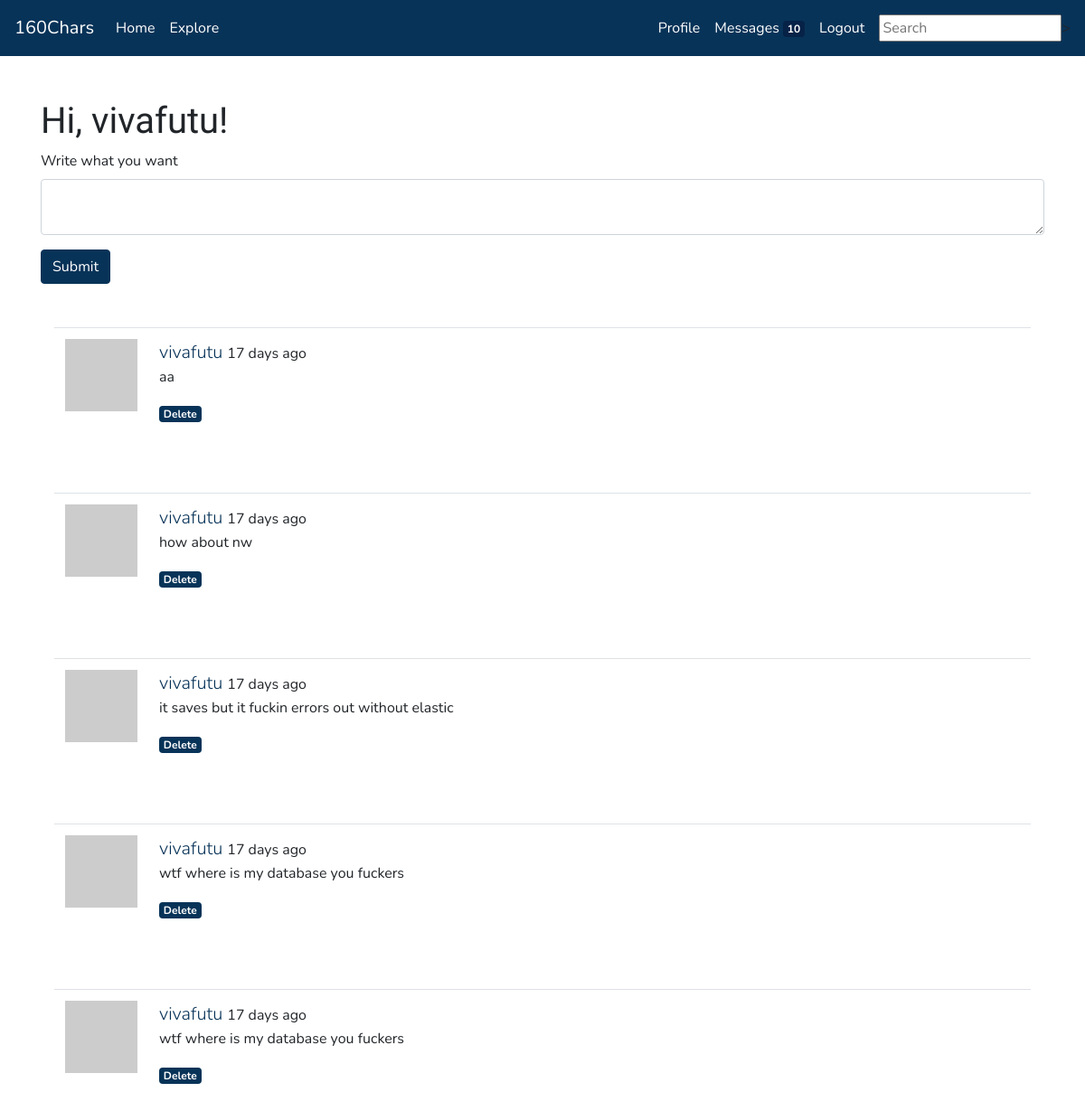
The app's page /index (signed in) with its own data.
### app/models.py (models this page shows, shortened)
class User(UserMixin, db.Model):
    id = db.Column(db.Integer, primary_key=True)
    username = db.Column(db.String(64), index=True, unique=True)
    email = db.Column(db.String(120), index=True, unique=True)
    password_hash = db.Column(db.String(128))
    posts = db.relationship('Post', backref='author', lazy='dynamic')
    about_me = db.Column(db.String(160))
    last_seen = db.Column(db.DateTime, default=datetime.utcnow)
    followed = db.relationship(
        'User', secondary=followers,
        primaryjoin=(followers.c.follower_id == id),
        secondaryjoin=(followers.c.followed_id == id),
        backref=db.backref('followers', lazy='dynamic'), lazy='dynamic')
    messages_sent = db.relationship('Message',
                                        foreign_keys='Message.sender_id',
                                        backref='author', lazy='dynamic')
    messages_received = db.relationship('Message',
                                            foreign_keys='Message.recipient_id',
                                            backref='recipient', lazy='dynamic')
    last_message_read_time = db.Column(db.DateTime)
    notifications = db.relationship('Notification', backref='user',
                                    lazy='dynamic')
    def avatar(self, size):
        digest = md5(self.email.lower().encode('utf-8')).hexdigest()
        return 'https://www.gravatar.com/avatar/{}?d=identicon&s={}'.format(
            digest, size)
    def followed_posts(self):
        followed = Post.query.join(
            followers, (followers.c.followed_id == Post.user_id)).filter(
                followers.c.follower_id == self.id)
        own = Post.query.filter_by(user_id=self.id)
        return followed.union(own).order_by(Post.timestamp.desc())
    def new_messages(self):
        last_read_time = self.last_message_read_time or datetime(1900, 1, 1)
        return Message.query.filter_by(recipient=self).filter(
            Message.timestamp > last_read_time).count()

class SearchableMixin(object):
    @classmethod
    def search(cls, expression, page, per_page):
        ids, total = query_index(cls.__tablename__, expression, page, per_page)
        if total == 0:
            return cls.query.filter_by(id=0), 0
        when = []
        for i in range(len(ids)):
            when.append((ids[i], i))
        return cls.query.filter(cls.id.in_(ids)).order_by(
            db.case(when, value=cls.id)), total

class Post(SearchableMixin, db.Model):
    id = db.Column(db.Integer, primary_key=True)
    body = db.Column(db.String(160))
    timestamp = db.Column(db.DateTime, index=True, default=datetime.utcnow)
    user_id = db.Column(db.Integer, db.ForeignKey('user.id'))
    __searchable__ = ['body']

### app/main/routes.py (the view)
@bp.route('/', methods=['GET', 'POST'])
@bp.route('/index', methods=['GET', 'POST'])
@login_required
def index():
    form = PostForm()
    if form.validate_on_submit():
        post = Post(body=form.post.data, author=current_user)
        db.session.add(post)
        db.session.commit()
        flash('Your post is now live!')
        return redirect(url_for('main.index'))
    page = request.args.get('page', 1, type=int)
    posts = current_user.followed_posts().paginate(
        page, current_app.config['POSTS_PER_PAGE'], False)
    next_url = url_for('main.index', page=posts.next_num) \
        if posts.has_next else None
    prev_url = url_for('main.index', page=posts.prev_num) \
        if posts.has_prev else None
    return render_template('index.html', title='Home', form=form,
                            posts=posts.items, next_url=next_url,
                            prev_url=prev_url)

### app/main/forms.py
class SearchForm(FlaskForm):
    q = StringField('Search', validators=[DataRequired()])
    def __init__(self, *args, **kwargs):
        if 'formdata' not in kwargs:
            kwargs['formdata'] = request.args
        if 'csrf_enabled' not in kwargs:
            kwargs['csrf_enabled'] = False
        super(SearchForm, self).__init__(*args, **kwargs)

class PostForm(FlaskForm):
    post = TextAreaField('Write what you want', validators=[
        DataRequired(), Length(min=1, max=160)])
    submit = SubmitField('Submit')

### app/main/routes.py (called while the page is built)
@bp.before_app_request
def before_request():
    if current_user.is_authenticated:
        current_user.last_seen = datetime.utcnow()
        db.session.commit()
        g.search_form = SearchForm()

### app/models.py (called while the page is built)
@login.user_loader
def load_user(id):
    return User.query.get(int(id))

### app/templates/index.html (shortened to what this page needs)
{% extends "base.html" %}
{% from 'bootstrap/form.html' import render_form %}
{% block content %}
    <div class="container">
        <h1>Hi, {{ current_user.username }}!</h1>
        {% if form %}
            {{ render_form(form) }}
        {% endif %}
    {% for post in posts %}
        <div class="container pt-5">
            {% include '_post.html' %}
        </div>
    {% endfor %}
    </div>
{% endblock %}

### app/templates/_post.html
<table class="table table-hover">
    <tr>
        <td width="70px">
            <a href="{{ url_for('main.user', username=post.author.username) }}">
                <img src="{{ post.author.avatar(70) }}" />
            </a>
        </td>
        <td>
            <span class="user_popup">
                <a class="lead" href="{{ url_for('main.user', username=post.author.username) }}">
                    {{ post.author.username }}
                </a>
            </span>
            {{ moment(post.timestamp).fromNow() }}
            <p>{{ post.body }}</p>
            {% if post.author.username == current_user.username %}
            <a href="#"><span class="badge badge-primary">Delete</span></a>
            {% endif %}
        </td>
    </tr>
</table>

### records on screen
User: username "vivafutu"
Post: author.username "vivafutu", timestamp "17 days ago", body "aa"
Post: author.username "vivafutu", timestamp "17 days ago", body "how about nw"
Post: author.username "vivafutu", timestamp "17 days ago", body "it saves but it fuckin errors out without elastic"
Post: author.username "vivafutu", timestamp "17 days ago", body "wtf where is my database you fuckers"
Post: author.username "vivafutu", timestamp "17 days ago", body "wtf where is my database you fuckers"

### other values on screen
{{ new_messages }} "10"
